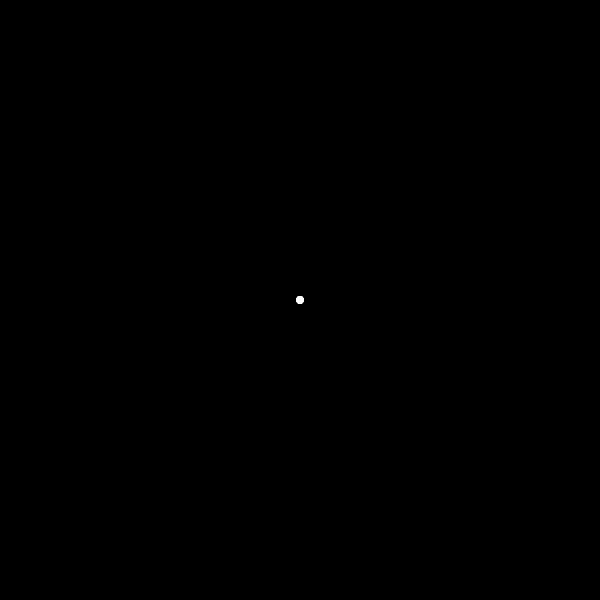
Frame 1 (no input)
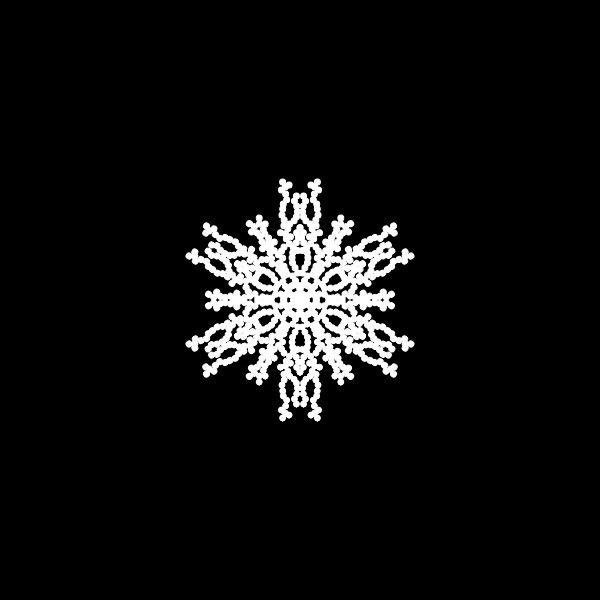
Frame 60 (no input)
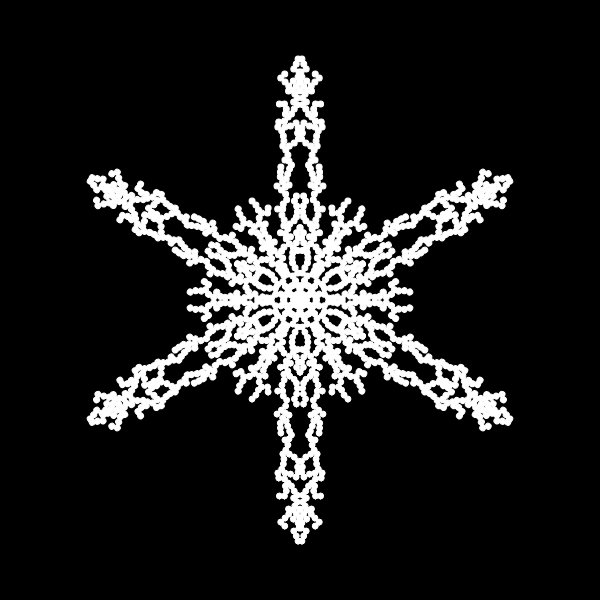
Frame 120 (the mouse pressed at the canvas centre since frame 60)

The p5.js sketch that drew these frames (run headless with seeded random() and noise() and a simulated clock; from frame 60 on, the mouse is pressed at the canvas centre):

// p5.js sketch
// ── sketch.js
let snowflake,
  snowflakeArr = [];

function setup() {
  createCanvas(min(600, windowWidth), min(600, windowWidth));
  snowflake = new Snowflake(width / 2, 0);
  let button = createButton("Reset");
  button.mousePressed(resetSketch);
}

function draw() {
  translate(width / 2, height / 2);
  rotate(PI / 6);
  background(0);
  let count = 0;
  while (!snowflake.finished() && !snowflake.intersects(snowflakeArr)) {
    snowflake.update();
    count++;
  }
  if (count == 0) noLoop();

  snowflakeArr.push(snowflake);
  snowflake = new Snowflake(width / 2, 0);
  for (let i = 0; i < 6; i++) {
    rotate(PI / 3);
    for (let s of snowflakeArr) {
      s.show();
    }
    push();
    scale(1, -1);
    for (let s of snowflakeArr) {
      s.show();
    }
    pop();
  }
}

function resetSketch() {
  snowflakeArr = [];
  snowflake = new Snowflake(width / 2, 0);
  loop();
}

// ── snowflake.js
class Snowflake {
  constructor(radius, angle) {
    this.pos = p5.Vector.fromAngle(angle);
    this.pos.mult(radius);
    this.r = 3;
  }

  update() {
    this.pos.x -= 1;
    this.pos.y += random(-3, 3);
    let angle = this.pos.heading();
    angle = constrain(angle, 0, PI / 6);
    let magnitude = this.pos.mag();
    this.pos = p5.Vector.fromAngle(angle);
    this.pos.setMag(magnitude);
  }

  show() {
    fill(255);
    stroke(255);
    ellipse(this.pos.x, this.pos.y, this.r * 2);
  }

  intersects(snowflakeArr) {
    let result = false;
    for (let s of snowflakeArr) {
      let d = dist(s.pos.x, s.pos.y, this.pos.x, this.pos.y);
      if (d < this.r * 2) {
        result = true;
        break;
      }
    }
    return result;
  }

  finished() {
    return this.pos.x < 1;
  }
}

// ── style.css
body {
  background: black;
  text-align: center;
  color: white;
  font-family: Open Sans, sans-serif;
}

h1 {
  margin: 3% 0;
  font-family: Baumans;
}

button {
  background: #064864;
  color: #fff;
  border-color: transparent;
  padding: 0.6rem 1rem;
  border: 1px solid rgba(0, 0, 0, 0.25);
  border-radius: 5rem;
  margin: 2rem auto;
  transition: 0.3s;
  font-family: Open Sans;
  font-size: 14px;
  width: 200px;
  outline: none;
  display: block;
}

button:hover {
  background: #032534;
}
